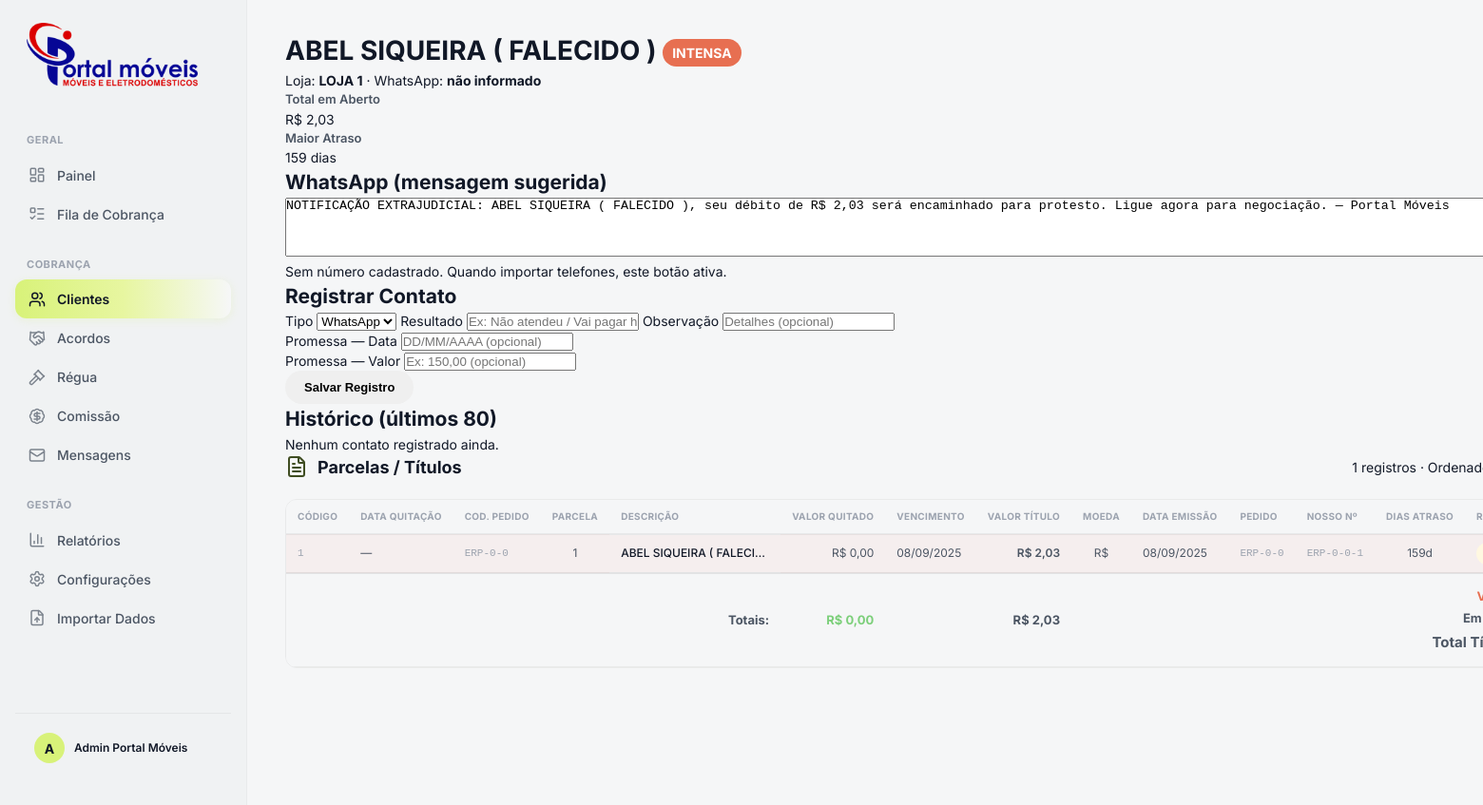
The page /customers/1 (signed in) on the database its author committed.
### app/main.py (models this page shows)
class User(Base):
    __tablename__ = "users"
    id = Column(Integer, primary_key=True)
    name = Column(String(120), nullable=False)
    email = Column(String(190), unique=True, nullable=False)
    password_hash = Column(String(255), nullable=False)
    role = Column(String(20), nullable=False, default="ADMIN")  # ADMIN/COBRANCA
    store = Column(String(80), nullable=True)
    active = Column(Boolean, default=True)
    created_at = Column(DateTime, default=datetime.utcnow)
    updated_at = Column(DateTime, default=datetime.utcnow)

class Customer(Base):
    __tablename__ = "customers"
    id = Column(Integer, primary_key=True)
    external_key = Column(String(190), unique=True, nullable=False)
    name = Column(String(190), nullable=False)
    cpf_cnpj = Column(String(40), nullable=True)
    whatsapp = Column(String(40), nullable=True)
    store = Column(String(80), nullable=True)
    address = Column(String(255), nullable=True)
    assigned_to_user_id = Column(Integer, ForeignKey("users.id"), nullable=True)
    created_at = Column(DateTime, default=datetime.utcnow)
    updated_at = Column(DateTime, default=datetime.utcnow)
    assigned_to = relationship("User")
    installments = relationship("Installment", back_populates="customer", cascade="all, delete-orphan")
    actions = relationship("CollectionAction", back_populates="customer", cascade="all, delete-orphan")

class CollectionRule(Base):
    __tablename__ = "collection_rules"
    id = Column(Integer, primary_key=True)
    level = Column(String(20), nullable=False, default="LEVE")  # LEVE, MODERADA, INTENSA
    start_days = Column(Integer, nullable=False)
    end_days = Column(Integer, nullable=False)
    default_action = Column(String(20), nullable=False, default="WHATSAPP")
    template_message = Column(Text, nullable=False, default="")
    frequency = Column(Integer, nullable=False, default=1)
    priority = Column(Integer, nullable=False, default=1)
    active = Column(Boolean, default=True)

class Installment(Base):
    __tablename__ = "installments"
    id = Column(Integer, primary_key=True)
    customer_id = Column(Integer, ForeignKey("customers.id"), nullable=False)
    contract_id = Column(String(120), nullable=False)
    installment_number = Column(Integer, nullable=False, default=1)
    issue_date = Column(Date, nullable=True)
    due_date = Column(Date, nullable=False)
    amount = Column(Numeric(12,2), nullable=False)
    open_amount = Column(Numeric(12,2), nullable=False)
    status = Column(String(20), nullable=False, default="ABERTA")
    paid_at = Column(DateTime, nullable=True)
    created_at = Column(DateTime, default=datetime.utcnow)
    updated_at = Column(DateTime, default=datetime.utcnow)
    customer = relationship("Customer", back_populates="installments")

### app/main.py (the view)
@app.get("/customers/{customer_id}", response_class=HTMLResponse)
def customer_page(request: Request, customer_id: int, db: Session = Depends(get_db)):
    user = require_login(request, db)
    c = db.get(Customer, customer_id)
    if not c:
        raise HTTPException(status_code=404, detail="Cliente não encontrado")
    if user.role == "COBRANCA":
        if user.store and (c.store or "").upper() != user.store.upper():
            raise HTTPException(status_code=403, detail="Sem acesso (loja)")
        assigned_exist = db.query(Customer).filter(Customer.assigned_to_user_id != None).count() > 0
        if assigned_exist and c.assigned_to_user_id != user.id:
            raise HTTPException(status_code=403, detail="Sem acesso (carteira)")
    open_insts = [i for i in c.installments if i.status == "ABERTA" and Decimal(i.open_amount) > 0]
    max_over = max([days_overdue(i.due_date) for i in open_insts], default=0)
    total_open = sum([Decimal(i.open_amount) for i in open_insts], Decimal("0"))
    rule = rule_for_overdue(db, max_over)
    template = rule.template_message if rule else "Olá {nome}. Vamos regularizar? — Portal Móveis"
    level = rule.level if rule else "LEVE"
    next_due = min([i.due_date for i in open_insts], default=None)
    replacements = {
        "{nome}": c.name, "{NOME}": c.name,
        "{data}": (next_due.strftime("%d/%m/%Y") if next_due else ""), "{DATA}": (next_due.strftime("%d/%m/%Y") if next_due else ""),
        "{vencimento}": (next_due.strftime("%d/%m/%Y") if next_due else ""),
        "{valor}": (format_money(open_insts[0].open_amount) if open_insts else ""), "{VALOR}": (format_money(open_insts[0].open_amount) if open_insts else ""),
        "{qtd}": str(len(open_insts)), "{QTD}": str(len(open_insts)),
        "{total}": format_money(total_open), "{TOTAL}": format_money(total_open),
        "{dias}": str(max_over), "{DIAS}": str(max_over),
        "{dias_atraso}": str(max_over),
    }
    msg = template
    for k, v in replacements.items():
        msg = msg.replace(k, v)
    link = wa_link(c.whatsapp, msg)
    actions = db.query(CollectionAction).filter(CollectionAction.customer_id == c.id).order_by(CollectionAction.created_at.desc()).limit(80).all()
    installments = sorted(c.installments, key=lambda i: (i.status != "ABERTA", i.due_date))
    inst_view = []
    for i in installments:
        od = days_overdue(i.due_date) if i.status == "ABERTA" and Decimal(i.open_amount) > 0 else 0
        inst_view.append({"i": i, "overdue": od})
    _today = today()
    total_vencido = sum(
        [Decimal(i.open_amount) for i in c.installments
         if i.status == "ABERTA" and Decimal(i.open_amount) > 0 and i.due_date < _today],
        Decimal("0"),
    )
    total_titulo = sum([Decimal(i.amount) for i in c.installments], Decimal("0"))
    total_quitado = sum(
        [Decimal(i.amount) - Decimal(i.open_amount) for i in c.installments
         if Decimal(i.open_amount) < Decimal(i.amount)],
        Decimal("0"),
    )
    return render("customer.html", request=request, user=user, title="Cliente", customer=c,
                  installments=inst_view, actions=actions,
                  total_open=format_money(total_open), max_overdue=max_over,
                  wa_link=link, wa_message=msg, rule_level=level,
                  total_vencido=format_money(total_vencido),
                  total_titulo=format_money(total_titulo),
                  total_quitado=format_money(total_quitado))

### app/templates/customer.html (shortened to what this page needs)
{% extends "layout.html" %}
{% block content %}
<div class="grid2">
  <div class="card">
    <h1>
      {{ customer.name }}
      <span class="badge"
        style="background: var(--{{ 'success' if rule_level=='LEVE' else ('warning' if rule_level=='MODERADA' else 'danger') }}); color: #fff; font-size: 0.5em; vertical-align: middle;">
        {{ rule_level }}
      </span>
    </h1>
    <div class="muted">Loja: <b>{{ customer.store or "-" }}</b> · WhatsApp: <b>{{ customer.whatsapp or "não informado"
        }}</b></div>
    <div class="kpis-row">
      <div class="kpi-box">
        <div class="kpi-label">Total em Aberto</div>
        <div class="kpi">{{ total_open }}</div>
      </div>
      <div class="kpi-box">
        <div class="kpi-label">Maior Atraso</div>
        <div class="kpi">{{ max_overdue }} dias</div>
      </div>
    </div>
    <div class="card inner">
      <h2>WhatsApp (mensagem sugerida)</h2>
      <textarea class="textarea" rows="4" readonly style="width:100%">{{ wa_message }}</textarea>
      {% if wa_link %}
      <a class="btn primary" target="_blank" rel="noopener" href="{{ wa_link }}" style="margin-top:10px">Abrir no
        WhatsApp</a>
      {% else %}
      <div class="alert alert-warning">Sem número cadastrado. Quando importar telefones, este botão ativa.</div>
      {% endif %}
    </div>
    <div class="card inner" id="registrar">
      <h2>Registrar Contato</h2>
      <form method="post" action="/actions" class="form">
        <label>Tipo</label>
        <select name="action_type">
          <option value="WHATSAPP">WhatsApp</option>
        </select>
        <label>Resultado</label>
        <input name="outcome" placeholder="Ex: Não atendeu / Vai pagar hoje" required>
        <label>Observação</label>
        <input name="notes" placeholder="Detalhes (opcional)">
        <div class="grid2">
          <div>
            <label>Promessa — Data</label>
            <input name="promised_date" placeholder="DD/MM/AAAA (opcional)">
          </div>
          <div>
            <label>Promessa — Valor</label>
            <input name="promised_amount" placeholder="Ex: 150,00 (opcional)">
          </div>
        </div>
        <button class="btn primary" type="submit">Salvar Registro</button>
      </form>
    </div>
    <div class="card inner">
      <h2>Histórico (últimos 80)</h2>
      {% if actions|length == 0 %}
      <p class="muted">Nenhum contato registrado ainda.</p>
      {% endif %}
    </div>
  </div>
  <div class="card" style="grid-column: 1 / -1;">
    <div class="card-h">
      <div class="card-title">
        <i data-lucide="file-text" style="color: var(--primary-text)"></i>
        Parcelas / Títulos
      </div>
      <span class="muted small">{{ installments|length }} registros · Ordenado por vencimento</span>
    </div>
    <div class="detail-table-wrap">
      <table class="detail-table">
        <thead>
          <tr>
            <th>Código</th>
            <th>Data Quitação</th>
            <th>Cod. Pedido</th>
            <th>Parcela</th>
            <th>Descrição</th>
            <th>Valor Quitado</th>
            <th>Vencimento</th>
            <th>Valor Título</th>
            <th>Moeda</th>
            <th>Data Emissão</th>
            <th>Pedido</th>
            <th>Nosso Nº</th>
            <th>Dias Atraso</th>
            <th>R/P</th>
          </tr>
        </thead>
        <tbody>
          {% for x in installments %}
          {% set paid_amount = x.i.amount - x.i.open_amount %}
          <tr class="{% if x.overdue > 30 %}row-critical{% elif x.overdue > 0 %}row-warn{% endif %}">
            <td class="mono">{{ x.i.id }}</td>
            <td>{{ x.i.paid_at.strftime('%d/%m/%Y') if x.i.paid_at else '—' }}</td>
            <td class="mono">{{ x.i.contract_id }}</td>
            <td style="text-align:center">{{ x.i.installment_number }}</td>
            <td class="td-name">{{ customer.name }}</td>
            <td class="text-right {% if paid_amount > 0 %}text-success{% endif %}">
              R$ {{ "{:,.2f}".format(paid_amount).replace(",", "X").replace(".", ",").replace("X", ".") }}
            </td>
            <td>{{ x.i.due_date.strftime('%d/%m/%Y') if x.i.due_date else '—' }}</td>
            <td class="text-right" style="font-weight:600">
              R$ {{ "{:,.2f}".format(x.i.amount).replace(",", "X").replace(".", ",").replace("X", ".") }}
            </td>
            <td style="text-align:center">R$</td>
            <td>{{ x.i.issue_date.strftime('%d/%m/%Y') if x.i.issue_date else '—' }}</td>
            <td class="mono">{{ x.i.contract_id }}</td>
            <td class="mono">{{ x.i.contract_id }}-{{ x.i.installment_number }}</td>
            <td style="text-align:center">
              {% if x.overdue > 0 %}
              <span class="pill p5">{{ x.overdue }}d</span>
              {% elif x.overdue == 0 %}
              <span class="pill p3">Hoje</span>
              {% else %}
              <span class="pill p1">—</span>
              {% endif %}
            </td>
            <td style="text-align:center">
              {% if x.i.status == 'ABERTA' %}
              <span class="badge yellow" style="font-size:10px">R</span>
              {% else %}
              <span class="badge green" style="font-size:10px">P</span>
              {% endif %}
            </td>
          </tr>
          {% endfor %}
        </tbody>
        <tfoot>
          <tr class="totals-row">
            <td colspan="5" style="text-align:right; font-weight:700;">Totais:</td>
            <td class="text-right" style="font-weight:700; color: var(--success);">{{ total_quitado }}</td>
            <td></td>
            <td class="text-right" style="font-weight:700;">{{ total_titulo }}</td>
            <td colspan="4"></td>
            <td colspan="3" style="text-align:right;">
              <div style="display:flex; flex-direction:column; gap:4px; align-items:flex-end;">
                <span><b style="color: var(--danger);">Vencido:</b> {{ total_vencido }}</span>
                <span><b>Em Aberto:</b> {{ total_open }}</span>
                <span style="font-size:15px;"><b>Total Títulos:</b> {{ total_titulo }}</span>
              </div>
            </td>
          </tr>
        </tfoot>
      </table>
    </div>
  </div>
</div>
{% endblock %}

### app/templates/layout.html (shortened to what this page needs)
<!doctype html>
<html lang="pt-br">
<head>
  <link rel="stylesheet" href="/static/css/app.css?v=0212">
</head>
<body>
  {% if not user %}
  {% block login_content %}{% endblock %}
  {% else %}
  <div class="app-shell">
    <aside class="sidebar" id="sidebar">
      <div class="sidebar-brand">
        <img src="/static/logo.png" alt="Portal Móveis" style="width: 180px; height: auto; margin-bottom: 10px;">
      </div>
      <nav class="sidebar-nav">
        <div class="sidebar-group-label">Geral</div>
        <a class="nav-link {% if active_page == 'dashboard' %}active{% endif %}" href="/dashboard">
          <i data-lucide="layout-dashboard"></i> Painel
        </a>
        <a class="nav-link {% if active_page == 'queue' %}active{% endif %}" href="/queue">
          <i data-lucide="list-todo"></i> Fila de Cobrança
        </a>
        <div class="sidebar-group-label">Cobrança</div>
        <a class="nav-link {% if active_page == 'customers' %}active{% endif %}" href="/customers">
          <i data-lucide="users"></i> Clientes
        </a>
        <a class="nav-link {% if active_page == 'agreements' %}active{% endif %}" href="/agreements">
          <i data-lucide="handshake"></i> Acordos
        </a>
        <a class="nav-link {% if active_page == 'rules' %}active{% endif %}" href="/rules">
          <i data-lucide="gavel"></i> Régua
        </a>
        <a class="nav-link {% if active_page == 'commissions' %}active{% endif %}" href="/commissions">
          <i data-lucide="badge-dollar-sign"></i> Comissão
        </a>
        <a class="nav-link {% if active_page == 'messages' %}active{% endif %}" href="/messages">
          <i data-lucide="mail"></i> Mensagens
        </a>
        {% if user.role == "ADMIN" %}
        <div class="sidebar-group-label">Gestão</div>
        <a class="nav-link {% if active_page == 'reports' %}active{% endif %}" href="/reports">
          <i data-lucide="bar-chart-3"></i> Relatórios
        </a>
        <a class="nav-link {% if active_page == 'users' %}active{% endif %}" href="/users">
          <i data-lucide="settings"></i> Configurações
        </a>
        <a class="nav-link {% if active_page == 'import' %}active{% endif %}" href="/import">
          <i data-lucide="file-up"></i> Importar Dados
        </a>
        {% endif %}
      </nav>
      <div style="margin-top:auto; padding:20px; border-top:1px solid var(--border)">
        <div style="display:flex;align-items:center;gap:10px">
          <div
            style="width:32px;height:32px;border-radius:50%;background:var(--primary);display:flex;align-items:center;justify-content:center;font-weight:700">
            {{ user.name[0] }}
          </div>
          <div style="font-size:12px;font-weight:600">{{ user.name }}</div>
        </div>
      </div>
    </aside>
    <div class="sidebar-overlay" id="sidebarOverlay" onclick="toggleSidebar()"></div>
    <header class="topbar">
      <div class="topbar-left">
        <button class="menu-toggle" onclick="toggleSidebar()" aria-label="Menu">☰</button>
        <div class="topbar-title">{{ page_title or "Painel" }}</div>
      </div>
      <div class="topbar-right">
        <div class="topbar-quick-links">
          <a href="/dashboard" {% if active_page=='dashboard' %}class="active" {% endif %}>Painel</a>
          <a href="/queue" {% if active_page=='queue' %}class="active" {% endif %}>Fila</a>
          <a href="/customers" {% if active_page=='customers' %}class="active" {% endif %}>Clientes</a>
        </div>
      </div>
    </header>
    <main class="main-content">
      <div class="container">
        {% block content %}{% endblock %}
      </div>
    </main>
  </div>
  <footer class="footer">
    <span>Portal Móveis · v{{ APP_VERSION or '4.0' }}</span>
  </footer>
  {% endif %}
</body>
</html>

### rows shown on the page
User: name "A", name "Admin Portal Móveis"
Customer: name "ABEL SIQUEIRA ( FALECIDO )", store "LOJA 1", whatsapp "não informado", name "ABEL SIQUEIRA ( FALECI…"
CollectionRule: level "INTENSA"
Installment: i.id "1", i.paid_at "—", i.contract_id "ERP-0-0", i.installment_number "1", i.due_date "08/09/2025", amount "2,03", i.issue_date "08/09/2025", i.contract_id "ERP-0-0", i.contract_id "ERP-0-0", i.installment_number "1"

### other values the page prints
{{ total_open }} "R$ 2,03"
{{ max_overdue }} "159"
{{ installments|length }} "1"
{{ x.overdue }} "159"
{{ total_quitado }} "R$ 0,00"
{{ total_titulo }} "R$ 2,03"
